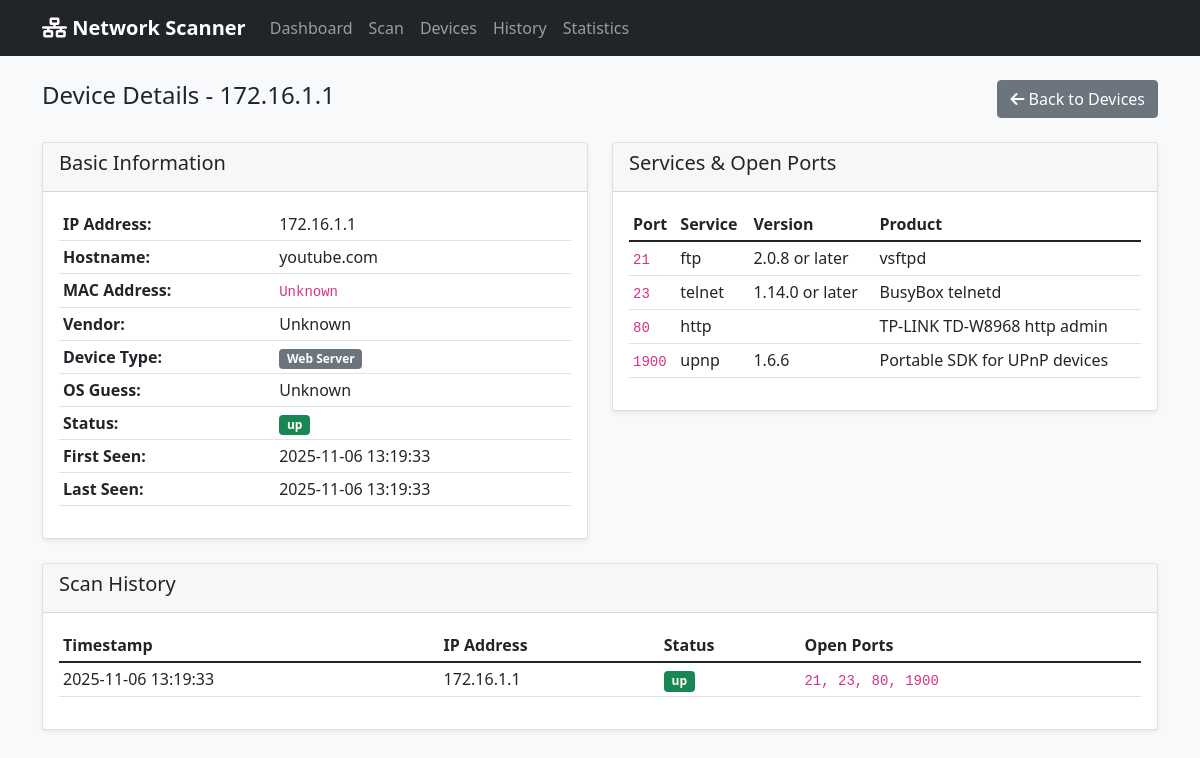
Page /device/2 on the committed database.
### tables this page shows
CREATE TABLE devices (
                    id INTEGER PRIMARY KEY AUTOINCREMENT,
                    scan_session_id INTEGER,
                    ip_address TEXT NOT NULL,
                    mac_address TEXT,
                    hostname TEXT,
                    vendor TEXT,
                    os_guess TEXT,
                    device_type TEXT,
                    status TEXT,
                    first_seen DATETIME,
                    last_seen DATETIME,
                    FOREIGN KEY (scan_session_id) REFERENCES scan_sessions (id)
                );

CREATE TABLE services (
                    id INTEGER PRIMARY KEY AUTOINCREMENT,
                    device_id INTEGER,
                    port INTEGER,
                    service_name TEXT,
                    version TEXT,
                    product TEXT,
                    FOREIGN KEY (device_id) REFERENCES devices (id)
                );

CREATE TABLE device_history (
                    id INTEGER PRIMARY KEY AUTOINCREMENT,
                    device_id INTEGER,
                    timestamp DATETIME DEFAULT CURRENT_TIMESTAMP,
                    ip_address TEXT,
                    status TEXT,
                    open_ports TEXT,
                    FOREIGN KEY (device_id) REFERENCES devices (id)
                );

### app.py (the view)
@app.route('/device/<int:device_id>')
def device_detail(device_id):
    device = db.get_device_detail(device_id)
    return render_template('device_detail.html', device=device)

### app.py (called while the page is built)
@app.template_filter('datetime')
def format_datetime(value):
    if isinstance(value, str):
        return value
    return value.strftime('%Y-%m-%d %H:%M:%S')

@app.template_filter('from_json')
def from_json(value):
    try:
        return json.loads(value)
    except:
        return value

### db_manager.py (called while the page is built)
    @contextmanager
    def get_connection(self):
        conn = sqlite3.connect(self.db_path)
        conn.row_factory = sqlite3.Row
        try:
            yield conn
        finally:
            conn.close()

    def get_device_detail(self, device_id):
        with self.get_connection() as conn:
            cursor = conn.execute('SELECT * FROM devices WHERE id = ?', (device_id,))
            device = dict(cursor.fetchone())
            cursor = conn.execute('SELECT * FROM services WHERE device_id = ?', (device_id,))
            device['services'] = [dict(row) for row in cursor.fetchall()]
            cursor = conn.execute('''
                SELECT * FROM device_history
                WHERE device_id = ?
                ORDER BY timestamp DESC
                LIMIT 20
            ''', (device_id,))
            device['history'] = [dict(row) for row in cursor.fetchall()]
            return device

### templates/device_detail.html
{% extends "base.html" %}
{% block content %}
<div class="d-flex justify-content-between align-items-center mb-4">
    <h4>Device Details - {{ device.ip_address }}</h4>
    <a href="{{ url_for('all_devices') }}" class="btn btn-secondary">
        <i class="fas fa-arrow-left"></i> Back to Devices
    </a>
</div>
<div class="row">
    <div class="col-md-6">
        <div class="card">
            <div class="card-header">
                <h5>Basic Information</h5>
            </div>
            <div class="card-body">
                <table class="table table-sm">
                    <tr>
                        <th>IP Address:</th>
                        <td>{{ device.ip_address }}</td>
                    </tr>
                    <tr>
                        <th>Hostname:</th>
                        <td>{{ device.hostname or 'Unknown' }}</td>
                    </tr>
                    <tr>
                        <th>MAC Address:</th>
                        <td><code>{{ device.mac_address or 'Unknown' }}</code></td>
                    </tr>
                    <tr>
                        <th>Vendor:</th>
                        <td>{{ device.vendor or 'Unknown' }}</td>
                    </tr>
                    <tr>
                        <th>Device Type:</th>
                        <td><span class="badge bg-secondary">{{ device.device_type or 'Unknown' }}</span></td>
                    </tr>
                    <tr>
                        <th>OS Guess:</th>
                        <td>{{ device.os_guess or 'Unknown' }}</td>
                    </tr>
                    <tr>
                        <th>Status:</th>
                        <td>
                            <span class="badge bg-{{ 'success' if device.status == 'up' else 'warning' }}">
                                {{ device.status }}
                            </span>
                        </td>
                    </tr>
                    <tr>
                        <th>First Seen:</th>
                        <td>{{ device.first_seen|datetime }}</td>
                    </tr>
                    <tr>
                        <th>Last Seen:</th>
                        <td>{{ device.last_seen|datetime }}</td>
                    </tr>
                </table>
            </div>
        </div>
    </div>
    <div class="col-md-6">
        <div class="card">
            <div class="card-header">
                <h5>Services & Open Ports</h5>
            </div>
            <div class="card-body">
                {% if device.services %}
                <div class="table-responsive">
                    <table class="table table-sm">
                        <thead>
                            <tr>
                                <th>Port</th>
                                <th>Service</th>
                                <th>Version</th>
                                <th>Product</th>
                            </tr>
                        </thead>
                        <tbody>
                            {% for service in device.services %}
                            <tr>
                                <td><code>{{ service.port }}</code></td>
                                <td>{{ service.service_name }}</td>
                                <td>{{ service.version }}</td>
                                <td>{{ service.product }}</td>
                            </tr>
                            {% endfor %}
                        </tbody>
                    </table>
                </div>
                {% else %}
                <p class="text-muted">No open ports found</p>
                {% endif %}
            </div>
        </div>
    </div>
</div>
<div class="row mt-4">
    <div class="col-12">
        <div class="card">
            <div class="card-header">
                <h5>Scan History</h5>
            </div>
            <div class="card-body">
                {% if device.history %}
                <div class="table-responsive">
                    <table class="table table-sm">
                        <thead>
                            <tr>
                                <th>Timestamp</th>
                                <th>IP Address</th>
                                <th>Status</th>
                                <th>Open Ports</th>
                            </tr>
                        </thead>
                        <tbody>
                            {% for history in device.history %}
                            <tr>
                                <td>{{ history.timestamp|datetime }}</td>
                                <td>{{ history.ip_address }}</td>
                                <td>
                                    <span class="badge bg-{{ 'success' if history.status == 'up' else 'warning' }}">
                                        {{ history.status }}
                                    </span>
                                </td>
                                <td>
                                    {% if history.open_ports and history.open_ports != '[]' %}
                                    <code>{{ history.open_ports|from_json|join(', ') }}</code>
                                    {% else %}
                                    <span class="text-muted">None</span>
                                    {% endif %}
                                </td>
                            </tr>
                            {% endfor %}
                        </tbody>
                    </table>
                </div>
                {% else %}
                <p class="text-muted">No history available</p>
                {% endif %}
            </div>
        </div>
    </div>
</div>
{% endblock %}

### templates/base.html (style rules this page uses)
body { background-color: #f8f9fa; }
.card { box-shadow: 0 0.125rem 0.25rem rgba(0, 0, 0, 0.075); border: 1px solid rgba(0, 0, 0, 0.125); }
.table th { border-top: none; font-weight: 600; }
.badge { font-size: 0.75em; }

### rows in the picture
devices: ip_address "172.16.1.1", hostname "youtube.com", mac_address "Unknown", vendor "Unknown", device_type "Web Server", os_guess "Unknown", status "up", first_seen "2025-11-06 13:19:33", last_seen "2025-11-06 13:19:33"
services: port "21", service_name "ftp", version "2.0.8 or later", product "vsftpd"
services: port "23", service_name "telnet", version "1.14.0 or later", product "BusyBox telnetd"
services: port "80", service_name "http", product "TP-LINK TD-W8968 http admin"
services: port "1900", service_name "upnp", version "1.6.6", product "Portable SDK for UPnP devices"
device_history: timestamp "2025-11-06 13:19:33", ip_address "172.16.1.1", status "up", open_ports|from_json "21, 23, 80, 1900"
